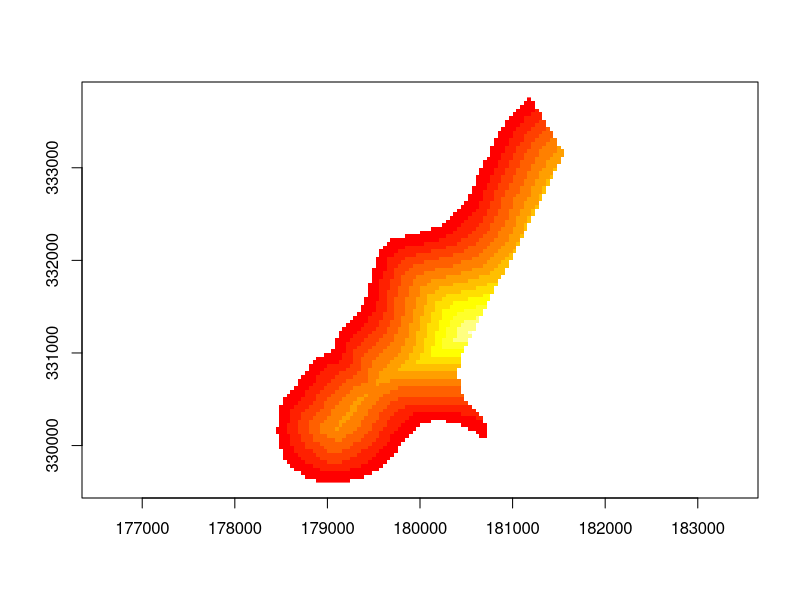
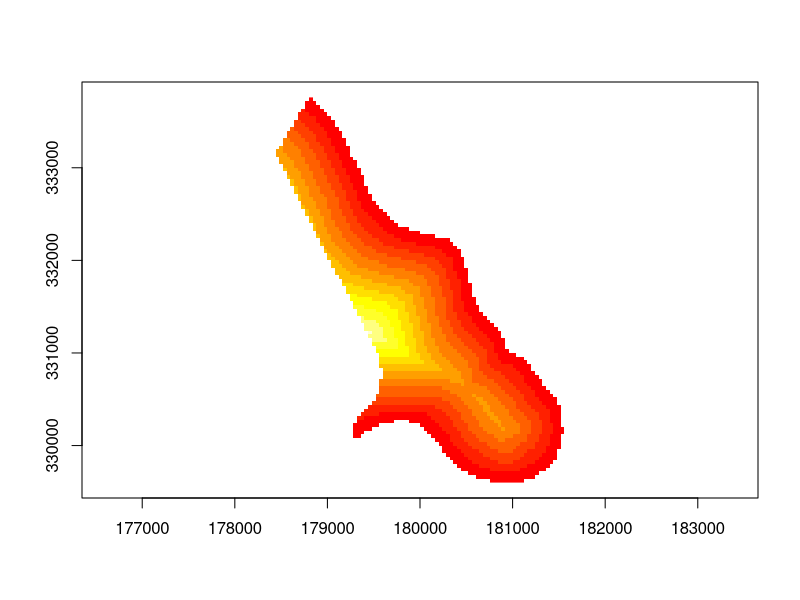
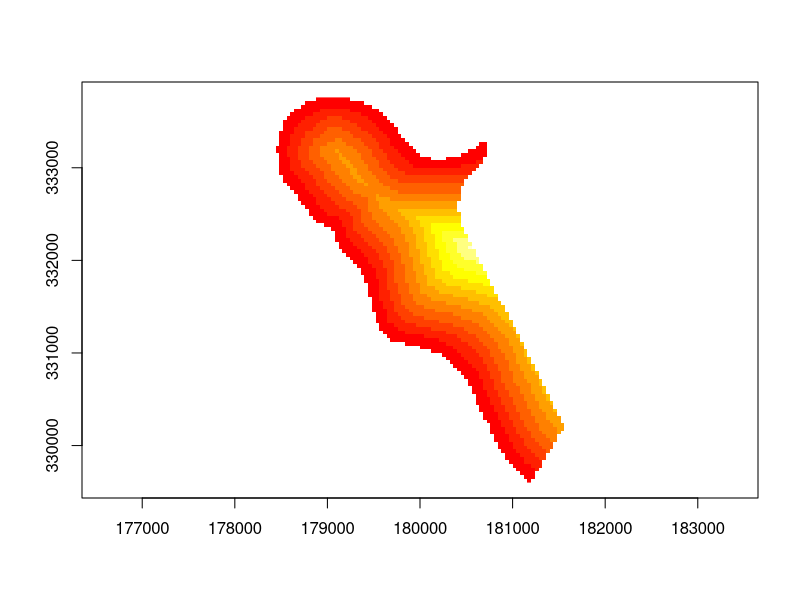

Reproduce these figures in R, in order.
library(sp)


### Name: flip
### Title: rearrange data in SpatialPointsDataFrame or SpatialGridDataFrame
###   for plotting with spplot (levelplot/xyplot wrapper)
### Aliases: flipHorizontal flipVertical
### Keywords: dplot

### ** Examples

data(meuse.grid) # data frame
gridded(meuse.grid) = c("x", "y") # promotes to 
fullgrid(meuse.grid) = TRUE
d = meuse.grid["dist"]
image(d, axes=TRUE)
image(flipHorizontal(d), axes=TRUE)
image(flipVertical(d), axes=TRUE)
